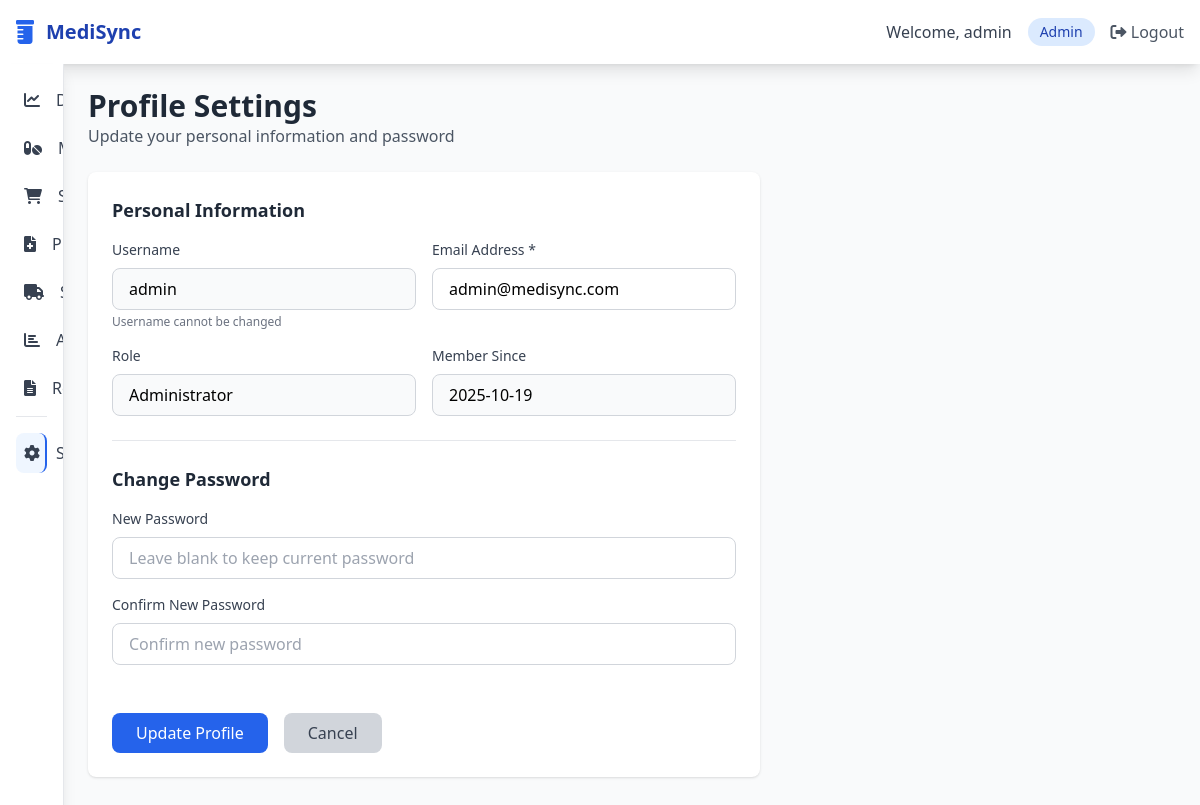
The page /settings/profile (signed in) on the database its author committed.
### models.py (models this page shows, shortened)
class User(UserMixin, db.Model):
    __tablename__ = 'users'
    id = db.Column(db.Integer, primary_key=True)
    username = db.Column(db.String(80), unique=True, nullable=False)
    email = db.Column(db.String(120), unique=True, nullable=False)
    password_hash = db.Column(db.String(128))
    role = db.Column(db.String(20), nullable=False)  # admin, pharmacist, cashier
    is_active = db.Column(db.Boolean, default=True)
    created_at = db.Column(db.DateTime, default=datetime.utcnow)
    last_login = db.Column(db.DateTime)
    def get_role_display(self):
        role_display = {
            'admin': 'Administrator',
            'pharmacist': 'Pharmacist',
            'cashier': 'Cashier'
        }
        return role_display.get(self.role, self.role)

### app.py (the view, shortened to what this page needs)
@app.route('/settings/profile', methods=['GET', 'POST'])
@login_required
def profile_settings():
    return render_template('settings/profile.html')

### app.py (called while the page is built)
@login_manager.user_loader
def load_user(user_id):
    return User.query.get(int(user_id))

### templates/settings/profile.html (shortened to what this page needs)
{% extends "base.html" %}
{% block content %}
<div class="mb-6">
    <h1 class="text-3xl font-bold text-gray-800">Profile Settings</h1>
    <p class="text-gray-600">Update your personal information and password</p>
</div>
<div class="max-w-2xl">
    <div class="bg-white rounded-lg shadow p-6">
        <form method="POST">
            <div class="space-y-6">
                <div>
                    <h3 class="text-lg font-semibold text-gray-800 mb-4">Personal Information</h3>
                    <div class="grid grid-cols-1 md:grid-cols-2 gap-4">
                        <div>
                            <label class="block text-sm font-medium text-gray-700 mb-2">Username</label>
                            <input type="text" value="{{ current_user.username }}" class="w-full px-4 py-2 border border-gray-300 rounded-lg bg-gray-50" readonly>
                            <p class="text-xs text-gray-500 mt-1">Username cannot be changed</p>
                        </div>
                        <div>
                            <label class="block text-sm font-medium text-gray-700 mb-2">Email Address *</label>
                            <input type="email" name="email" value="{{ current_user.email }}" required class="w-full px-4 py-2 border border-gray-300 rounded-lg focus:ring-2 focus:ring-blue-500 focus:border-blue-500">
                        </div>
                        <div>
                            <label class="block text-sm font-medium text-gray-700 mb-2">Role</label>
                            <input type="text" value="{{ current_user.get_role_display() }}" class="w-full px-4 py-2 border border-gray-300 rounded-lg bg-gray-50" readonly>
                        </div>
                        <div>
                            <label class="block text-sm font-medium text-gray-700 mb-2">Member Since</label>
                            <input type="text" value="{{ current_user.created_at.strftime('%Y-%m-%d') }}" class="w-full px-4 py-2 border border-gray-300 rounded-lg bg-gray-50" readonly>
                        </div>
                    </div>
                </div>
                <div class="border-t pt-6">
                    <h3 class="text-lg font-semibold text-gray-800 mb-4">Change Password</h3>
                    <div class="space-y-4">
                        <div>
                            <label class="block text-sm font-medium text-gray-700 mb-2">New Password</label>
                            <input type="password" name="password" class="w-full px-4 py-2 border border-gray-300 rounded-lg focus:ring-2 focus:ring-blue-500 focus:border-blue-500" placeholder="Leave blank to keep current password">
                        </div>
                        <div>
                            <label class="block text-sm font-medium text-gray-700 mb-2">Confirm New Password</label>
                            <input type="password" name="confirm_password" class="w-full px-4 py-2 border border-gray-300 rounded-lg focus:ring-2 focus:ring-blue-500 focus:border-blue-500" placeholder="Confirm new password">
                        </div>
                    </div>
                </div>
                <div class="flex space-x-4 pt-6">
                    <button type="submit" class="bg-blue-600 text-white px-6 py-2 rounded-lg hover:bg-blue-700 transition duration-200">
                        Update Profile
                    </button>
                    <a href="{{ url_for('settings') }}" class="bg-gray-300 text-gray-700 px-6 py-2 rounded-lg hover:bg-gray-400 transition duration-200">
                        Cancel
                    </a>
                </div>
            </div>
        </form>
    </div>
</div>
{% endblock %}

### templates/base.html (shortened to what this page needs)
<!DOCTYPE html>
<html lang="en">
<head>
    <script src="https://cdn.tailwindcss.com"></script>
    <link href="https://cdnjs.cloudflare.com/ajax/libs/font-awesome/6.0.0/css/all.min.css" rel="stylesheet">
</head>
<body class="bg-gray-50">
    <nav class="bg-white shadow-lg">
        <div class="max-w-7xl mx-auto px-4">
            <div class="flex justify-between items-center h-16">
                <div class="flex items-center">
                    <i class="fas fa-prescription-bottle text-blue-600 text-2xl mr-3"></i>
                    <span class="text-xl font-bold text-blue-800">MediSync</span>
                </div>
                <div class="flex items-center space-x-4">
                    <span class="text-gray-700">Welcome, {{ current_user.username }}</span>
                    <span class="px-3 py-1 bg-blue-100 text-blue-800 rounded-full text-sm">{{ current_user.role|title }}</span>
                    <a href="{{ url_for('logout') }}" class="text-gray-600 hover:text-blue-600 transition duration-200">
                        <i class="fas fa-sign-out-alt"></i> Logout
                    </a>
                </div>
            </div>
        </div>
    </nav>
    <div class="flex">
        <div class="sidebar bg-white w-16 hover:w-64 h-screen shadow-lg overflow-hidden border-r border-gray-200">
            <div class="p-4">
                <ul class="space-y-2">
                    <li>
                        <a href="{{ url_for('dashboard') }}" class="menu-item flex items-center p-2 text-gray-700 hover:bg-blue-50 rounded-lg ">
                            <i class="fas fa-chart-line w-8 text-center"></i>
                            <span class="ml-4 font-medium">Dashboard</span>
                        </a>
                    </li>
                    {% if current_user.role in ['admin', 'pharmacist'] %}
                    <li>
                        <a href="{{ url_for('medicines') }}" class="menu-item flex items-center p-2 text-gray-700 hover:bg-blue-50 rounded-lg ">
                            <i class="fas fa-pills w-8 text-center"></i>
                            <span class="ml-4 font-medium">Medicines</span>
                        </a>
                    </li>
                    {% endif %}
                    <li>
                        <a href="{{ url_for('sales') }}" class="menu-item flex items-center p-2 text-gray-700 hover:bg-blue-50 rounded-lg ">
                            <i class="fas fa-shopping-cart w-8 text-center"></i>
                            <span class="ml-4 font-medium">Sales</span>
                        </a>
                    </li>
                    {% if current_user.role in ['admin', 'pharmacist'] %}
                    <li>
                        <a href="{{ url_for('prescriptions') }}" class="menu-item flex items-center p-2 text-gray-700 hover:bg-blue-50 rounded-lg ">
                            <i class="fas fa-file-medical w-8 text-center"></i>
                            <span class="ml-4 font-medium">Prescriptions</span>
                        </a>
                    </li>
                    {% endif %}
                    {% if current_user.role == 'admin' %}
                    <li>
                        <a href="{{ url_for('suppliers') }}" class="menu-item flex items-center p-2 text-gray-700 hover:bg-blue-50 rounded-lg ">
                            <i class="fas fa-truck w-8 text-center"></i>
                            <span class="ml-4 font-medium">Suppliers</span>
                        </a>
                    </li>
                    {% endif %}
                    {% if current_user.role == 'admin' %}
                    <li>
                        <a href="{{ url_for('analytics') }}" class="menu-item flex items-center p-2 text-gray-700 hover:bg-blue-50 rounded-lg ">
                            <i class="fas fa-chart-bar w-8 text-center"></i>
                            <span class="ml-4 font-medium">Analytics</span>
                        </a>
                    </li>
                    {% endif %}
                    {% if current_user.role in ['admin', 'pharmacist'] %}
                    <li>
                        <a href="{{ url_for('reports') }}" class="menu-item flex items-center p-2 text-gray-700 hover:bg-blue-50 rounded-lg ">
                            <i class="fas fa-file-alt w-8 text-center"></i>
                            <span class="ml-4 font-medium">Reports</span>
                        </a>
                    </li>
                    {% endif %}
                    {% if current_user.role == 'admin' %}
                    <li class="pt-4 mt-4 border-t border-gray-200">
                        <a href="{{ url_for('settings') }}" class="menu-item flex items-center p-2 text-gray-700 hover:bg-blue-50 rounded-lg {% if request.endpoint == 'settings' or request.endpoint == 'profile_settings' %}bg-blue-50 text-blue-600 border-r-2 border-blue-600{% endif %}">
                            <i class="fas fa-cog w-8 text-center"></i>
                            <span class="ml-4 font-medium">Settings</span>
                        </a>
                    </li>
                    {% endif %}
                </ul>
            </div>
        </div>
        <main class="flex-1 p-6 overflow-auto">
            {% block content %}{% endblock %}
        </main>
    </div>
</body>
</html>

### templates/base.html (style rules this page uses)
.sidebar { transition: width 0.3s; }
.menu-item { transition: all 0.2s; }

### rows shown on the page
User: username "admin", role "Admin", email "admin@medisync.com", role "Administrator", created_at "2025-10-19"
